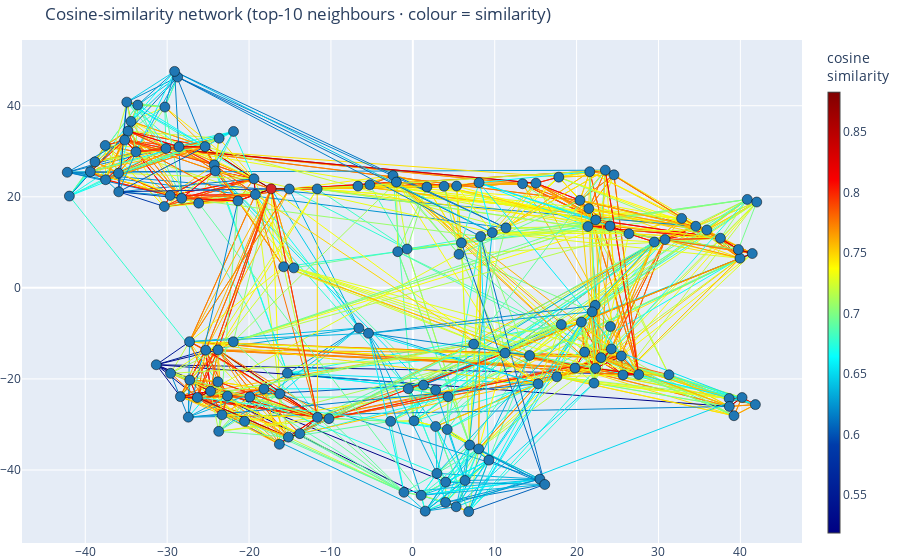

Source (notebook cell):
### Code cell
import numpy as np
from collections import defaultdict
from sklearn.metrics.pairwise import cosine_similarity
import plotly.graph_objects as go
import plotly.express as px

# ───────────────────────────────────────────────────────────────────────
# 1) Cosine-similarity matrix
sim = cosine_similarity(all_embeddings)
np.fill_diagonal(sim, 0)

# ───────────────────────────────────────────────────────────────────────
# 2) Top-k edge list
K = 10
edges = [
    (i, j)
    for i in range(sim.shape[0])
    for j in np.argsort(sim[i])[::-1][:K]
    if sim[i, j] > 0
]
edges = np.asarray(edges)
weights = sim[edges[:, 0], edges[:, 1]]          # similarity per edge
w_min, w_max = weights.min(), weights.max()
norm = (weights - w_min) / (w_max - w_min + 1e-12)

# ───────────────────────────────────────────────────────────────────────
# 3) Build one-colour edge traces (Viridis)
edge_bins = defaultdict(lambda: {"x": [], "y": []})
for (i, j), n in zip(edges, norm):
    col = px.colors.sample_colorscale("jet", [n])[0]   # hex string
    x0, y0 = tsne_2d[i]
    x1, y1 = tsne_2d[j]
    edge_bins[col]["x"] += [x0, x1, None]
    edge_bins[col]["y"] += [y0, y1, None]

edge_traces = [
    go.Scatter(
        x=coords["x"], y=coords["y"],
        mode="lines",
        line=dict(width=1, color=col),
        hoverinfo="none",
        showlegend=False,
    )
    for col, coords in edge_bins.items()
]

# ───────────────────────────────────────────────────────────────────────
# 4) Dummy trace → owns the colour-bar
dummy_trace = go.Scatter(
    x=[None, None], y=[None, None],
    mode="markers",
    marker=dict(
        color=[w_min, w_max],                # endpoints of the scale
        colorscale="jet",
        cmin=w_min, cmax=w_max,
        showscale=True,
        colorbar=dict(title="cosine<br>similarity", thickness=12),
        size=0, opacity=0                    # fully invisible
    ),
    hoverinfo="skip",
    showlegend=False,
)

# ───────────────────────────────────────────────────────────────────────
# 5) Node trace
titles_years = np.vstack([customdata, ["Your dissertation", ""]])
node_colors = ["#1f77b4"] * (len(tsne_2d) - 1) + ["#d62728"]

node_trace = go.Scatter(
    x=tsne_2d[:, 0], y=tsne_2d[:, 1],
    mode="markers",
    marker=dict(size=10, color=node_colors,
                line=dict(width=0.5, color="black")),
    customdata=titles_years,
    hovertemplate="<b>%{customdata[0]}</b><br>Year: %{customdata[1]}<extra></extra>",
    showlegend=False,
)

# ───────────────────────────────────────────────────────────────────────
# 6) Display
fig = go.Figure(edge_traces + [node_trace, dummy_trace])
fig.update_layout(
    title=f"Cosine-similarity network (top-{K} neighbours · colour = similarity)",
    margin=dict(l=0, r=0, t=40, b=0),
)
fig.show()

fig.write_html("tsne_plot_graph.html", include_plotlyjs="cdn", full_html=True)
